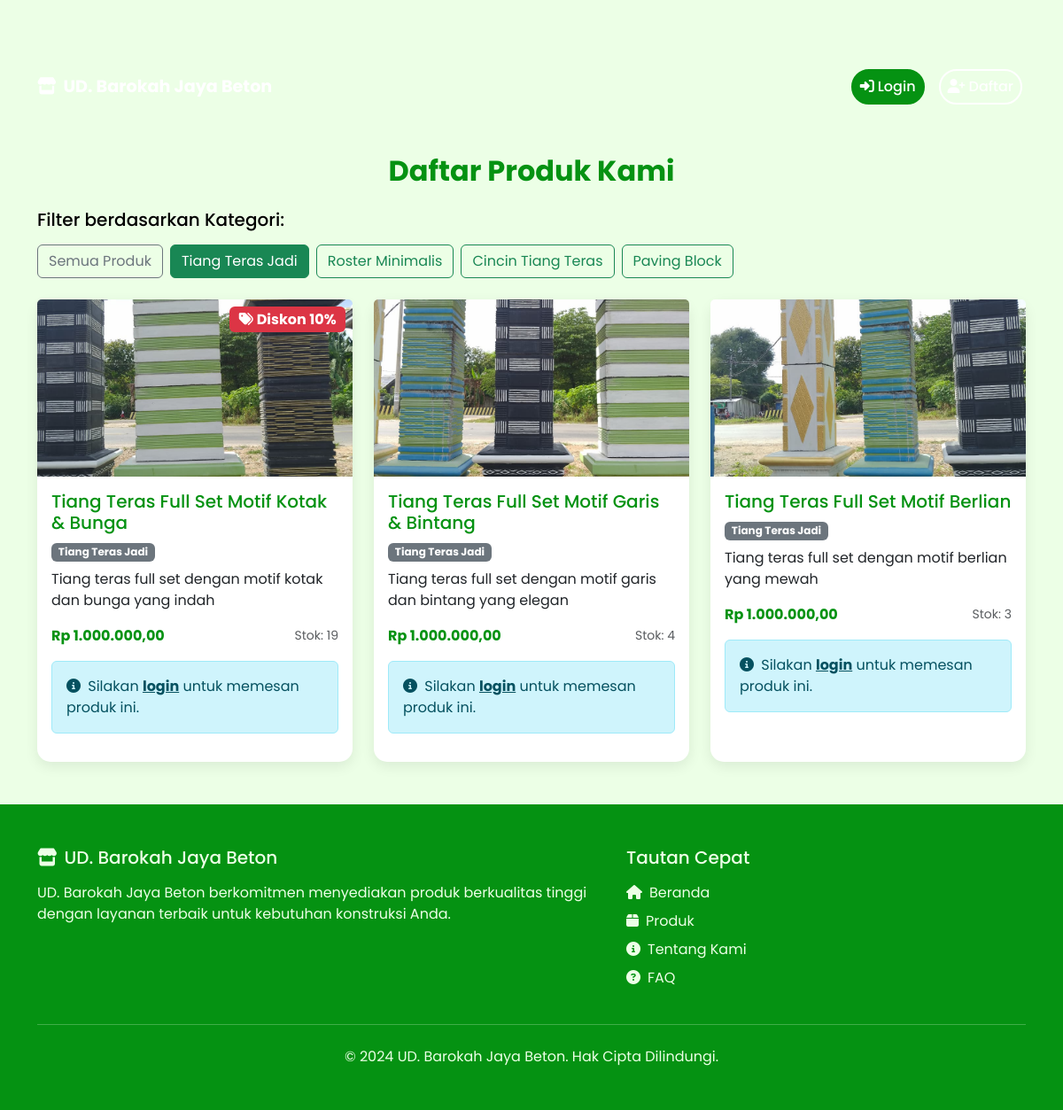
Before: /produk/public/?kategori=9 with the older database file.
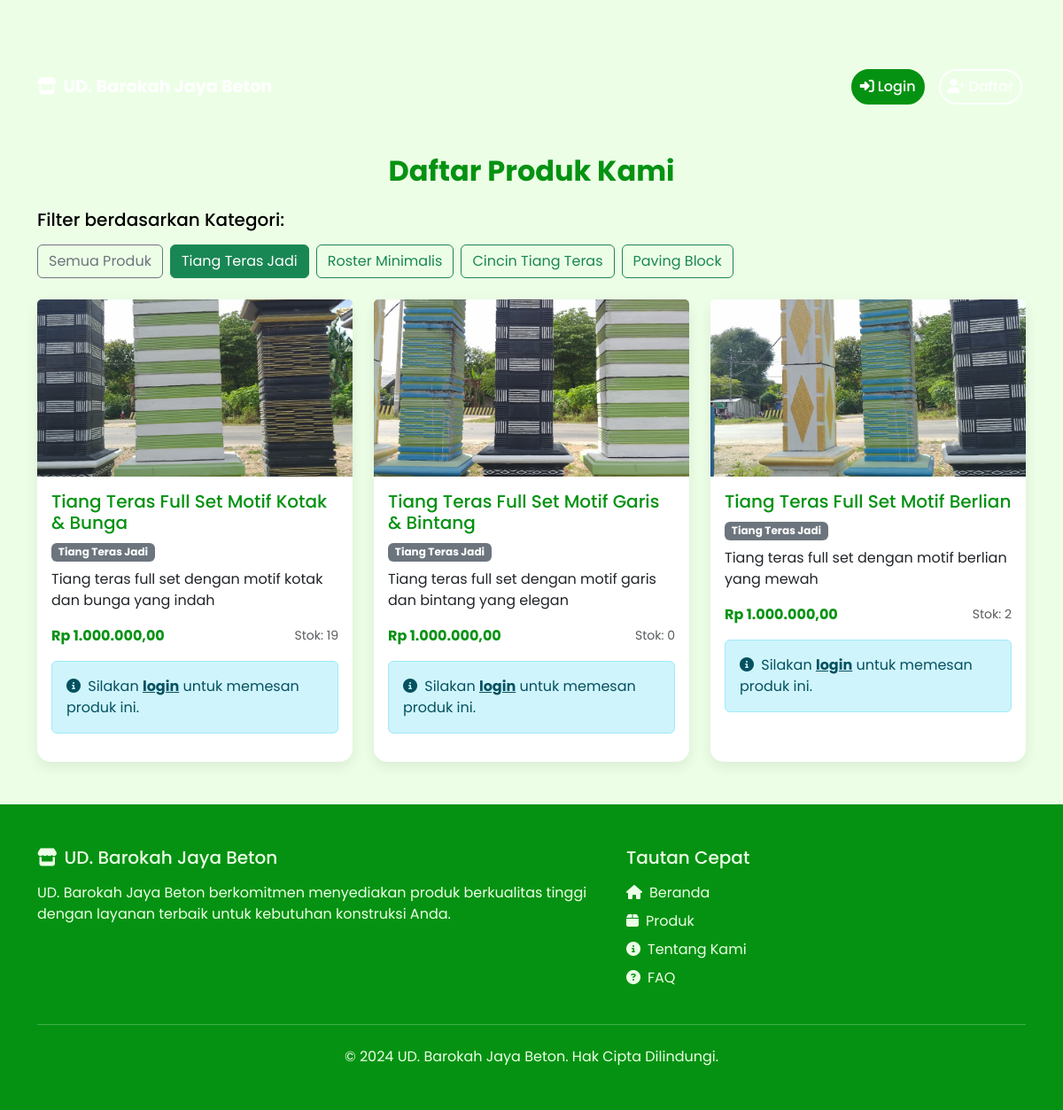
After: the same page with the newer database file.
### admin_dashboard/models.py (models this page shows, shortened)
class Kategori(models.Model):
    id = models.AutoField(primary_key=True)
    nama_kategori = models.CharField(max_length=255, verbose_name="Nama Kategori")
    class Meta:
        verbose_name_plural = "Kategori"
        db_table = 'kategori'

class Produk(models.Model):
    id = models.AutoField(primary_key=True)
    nama_produk = models.CharField(max_length=255, verbose_name="Nama Produk")
    deskripsi_produk = models.TextField(verbose_name="Deskripsi Produk")
    foto_produk = models.ImageField(upload_to='produk_images/', verbose_name="Foto Produk")
    stok_produk = models.IntegerField(verbose_name="Stok Produk")
    harga_produk = models.DecimalField(max_digits=10, decimal_places=2, verbose_name="Harga Produk")
    kategori = models.ForeignKey(Kategori, on_delete=models.SET_NULL, blank=True, null=True, verbose_name="Kategori")
    class Meta:
        verbose_name_plural = "Produk"
        db_table = 'produk'

class DiskonPelanggan(models.Model):
    id = models.AutoField(primary_key=True)
    idPelanggan = models.ForeignKey(Pelanggan, on_delete=models.CASCADE, verbose_name="Pelanggan")
    idProduk = models.ForeignKey(Produk, on_delete=models.CASCADE, verbose_name="Produk", null=True, blank=True)
    persen_diskon = models.IntegerField(verbose_name="Persen Diskon")
    status = models.CharField(
        max_length=50,
        choices=STATUS_DISKON_CHOICES,
        default='aktif',
        verbose_name="Status"
    )
    pesan = models.TextField(verbose_name="Pesan", null=True, blank=True)
    tanggal_dibuat = models.DateTimeField(auto_now_add=True, verbose_name="Tanggal Dibuat")
    class Meta:
        verbose_name_plural = "Diskon Pelanggan"
        db_table = 'diskon_pelanggan'

### admin_dashboard/views.py (the view)
# urls.py: path('produk/public/', views.produk_list_public, name='produk_list_public'),
def produk_list_public(request):
    kategori_list = Kategori.objects.all()
    kategori_id = request.GET.get('kategori')
    if kategori_id:
        produk = Produk.objects.filter(kategori__id=kategori_id)
    else:
        produk = Produk.objects.all()
    for p in produk:
        diskon_produk = DiskonPelanggan.objects.filter(
            idProduk=p,
            status='aktif'
        ).first()
        if not diskon_produk:
            diskon_produk = DiskonPelanggan.objects.filter(
                idProduk__isnull=True,  # General discount
                status='aktif'
            ).first()
        p.diskon_aktif = diskon_produk
    context = {
        'produk': produk,
        'kategori_list': kategori_list,
        'kategori_terpilih': kategori_id
    }
    return render(request, 'product_list_public.html', context)

### admin_dashboard/context_processors.py (called while the page is built)
def transaksi_notification_count(request):
    count = Transaksi.objects.filter(
        status_transaksi__in=['DIPROSES', 'BARU']
    ).count()
    return {
        'new_transaction_count': count
    }

### templates/product_list_public.html (shortened to what this page needs)
{% load static %}
{% load humanize %}
<!DOCTYPE html>
<html lang="en">
<head>
    <link href="https://cdn.jsdelivr.net/npm/bootstrap@5.3.0/dist/css/bootstrap.min.css" rel="stylesheet">
    <link rel="stylesheet" href="https://cdnjs.cloudflare.com/ajax/libs/font-awesome/6.4.0/css/all.min.css">
</head>
<body>
    {% include 'navbar_public.html' %}
    <section class="container my-5">
        <div class="row">
            <div class="col-12">
                <h2 class="mb-4 text-center fw-bold" style="color: #059212;">Daftar Produk Kami</h2>
                <div class="mb-4">
                    <h5 class="mb-3">Filter berdasarkan Kategori:</h5>
                    <div class="d-flex flex-wrap gap-2">
                        <a href="{% url 'produk_list_public' %}" class="btn btn-outline-secondary {% if not kategori_terpilih %}active{% endif %}">
                            Semua Produk
                        </a>
                        {% for kategori in kategori_list %}
                            <a href="?kategori={{ kategori.id }}" class="btn btn-outline-success {% if kategori.id|stringformat:'s' == kategori_terpilih %}active{% endif %}">
                                {{ kategori.nama_kategori }}
                            </a>
                        {% endfor %}
                    </div>
                </div>
            </div>
        </div>
        <div class="row g-4">
            {% for p in produk %}
            <div class="col-md-4 col-sm-6">
                <div class="card card-custom h-100 position-relative">
                    {% if p.diskon_aktif %}
                    <div class="position-absolute top-0 end-0 m-2">
                        <span class="badge bg-danger fs-6">
                            <i class="fas fa-tags me-1"></i>Diskon {{ p.diskon_aktif.persen_diskon }}%
                        </span>
                    </div>
                    {% endif %}
                    <img src="{{ p.foto_produk.url }}" class="card-img-top" alt="{{ p.nama_produk }}" style="height: 200px; object-fit: cover;">
                    <div class="card-body">
                        <h5 class="card-title product-title">{{ p.nama_produk }}</h5>
                        {% if p.kategori %}
                            <span class="badge bg-secondary mb-2">{{ p.kategori.nama_kategori }}</span>
                        {% endif %}
                        <p class="card-text product-description">{{ p.deskripsi_produk|truncatewords:20 }}</p>
                        <div class="d-flex justify-content-between align-items-center mb-3">
                            <span class="fw-bold product-price">Rp {{ p.harga_produk|intcomma }}</span>
                            <small class="text-muted">Stok: {{ p.stok_produk|intcomma }}</small>
                        </div>
                        <div class="alert alert-info" role="alert">
                            <i class="fas fa-info-circle me-1"></i>
                            Silakan <a href="{% url 'login_pelanggan' %}" class="alert-link">login</a> untuk memesan produk ini.
                        </div>
                    </div>
                </div>
            </div>
            {% endfor %}
        </div>
    </section>
    {% include 'footer.html' %}
</body>
</html>

### templates/navbar_public.html (shortened to what this page needs)
{% load static %}
<nav class="navbar navbar-expand-lg navbar-custom-public navbar-hero" id="mainNavbar">
    <div class="container">
        <a class="navbar-brand fw-bold" href="{% url 'beranda_umum' %}">
            <i class="fas fa-store me-2"></i>UD. Barokah Jaya Beton
        </a>
        <div class="collapse navbar-collapse" id="navbarNavPublic">
            <ul class="navbar-nav ms-auto mb-2 mb-lg-0">
                <li class="nav-item me-2">
                    <a class="nav-link btn btn-login" href="{% url 'login_pelanggan' %}">
                        <i class="fas fa-sign-in-alt me-1"></i>Login
                    </a>
                </li>
                <li class="nav-item">
                    <a class="nav-link btn btn-register" href="{% url 'register_pelanggan' %}">
                        <i class="fas fa-user-plus me-1"></i>Daftar
                    </a>
                </li>
            </ul>
        </div>
    </div>
</nav>

### templates/footer.html
{% load static %}
<footer class="mt-5 py-5" style="background-color: #059212; color: #ECFFE6;">
    <div class="container">
        <div class="row g-4">
            <div class="col-md-7">
                <h5 class="mb-3">
                    <i class="fas fa-store me-2"></i>UD. Barokah Jaya Beton
                </h5>
                <p>UD. Barokah Jaya Beton berkomitmen menyediakan produk berkualitas tinggi dengan layanan terbaik untuk kebutuhan konstruksi Anda.</p>
            </div>
            <div class="col-md-5">
                <h5 class="mb-3">Tautan Cepat</h5>
                <ul class="list-unstyled">
                    <li class="mb-2"><a href="{% url 'beranda_umum' %}" class="text-decoration-none" style="color: #ECFFE6;"><i class="fas fa-home me-2"></i>Beranda</a></li>
                    <li class="mb-2"><a href="{% url 'produk_list' %}" class="text-decoration-none" style="color: #ECFFE6;"><i class="fas fa-box me-2"></i>Produk</a></li>
                    <li class="mb-2"><a href="#" class="text-decoration-none" style="color: #ECFFE6;"><i class="fas fa-info-circle me-2"></i>Tentang Kami</a></li>
                    <li class="mb-2"><a href="#" class="text-decoration-none" style="color: #ECFFE6;"><i class="fas fa-question-circle me-2"></i>FAQ</a></li>
                </ul>
            </div>
        </div>
        <hr class="my-4" style="border-color: #ECFFE6;">
        <div class="text-center">
            <p class="mb-0">&copy; 2024 UD. Barokah Jaya Beton. Hak Cipta Dilindungi.</p>
        </div>
    </div>
</footer>

### templates/product_list_public.html (style rules this page uses)
body { font-family: 'Poppins', sans-serif; background-color: #ECFFE6; padding-top: 70px; color: #000000; }
.navbar-brand { font-weight: 700; color: #ECFFE6 !important; font-size: 1.2rem; }
.nav-link { color: #ECFFE6 !important; font-weight: 500; transition: all 0.3s ease; }
.card-custom { border-radius: 15px; border: none; box-shadow: 0 5px 15px rgba(0, 0, 0, 0.08); transition: transform 0.3s ease, box-shadow 0.3s ease; background-color: #FFFFFF; }
.product-title { color: #059212; }
.product-price { color: #059212; }

### templates/navbar_public.html (style rules this page uses)
.navbar-brand { color: #FFFFFF !important; font-weight: 700; font-size: 1.2rem; transition: all 0.3s ease; }
.nav-link { color: #FFFFFF !important; font-weight: 500; transition: all 0.3s ease; position: relative; padding: 0.5rem 1rem; border-radius: 5px; margin: 0 0.25rem; }
.btn-login { background-color: #059212; border: 2px solid #059212; color: #FFFFFF !important; border-radius: 30px; padding: 0.375rem 1.25rem; font-weight: 500; transition: all 0.3s ease; }
.btn-register { background-color: transparent; border: 2px solid #FFFFFF; color: #FFFFFF !important; border-radius: 30px; padding: 0.375rem 1.25rem; font-weight: 500; transition: all 0.3s ease; }

Changed rows visible on the page:
shown differently, row unchanged: Produk "Tiang Teras Full Set Motif Kotak & Bunga": diskon_aktif.persen_diskon "10" → (not shown)
changed Produk "Tiang Teras Full Set Motif Garis & Bintang": stok_produk "4" → "0"
changed Produk "Tiang Teras Full Set Motif Berlian": stok_produk "3" → "2"
